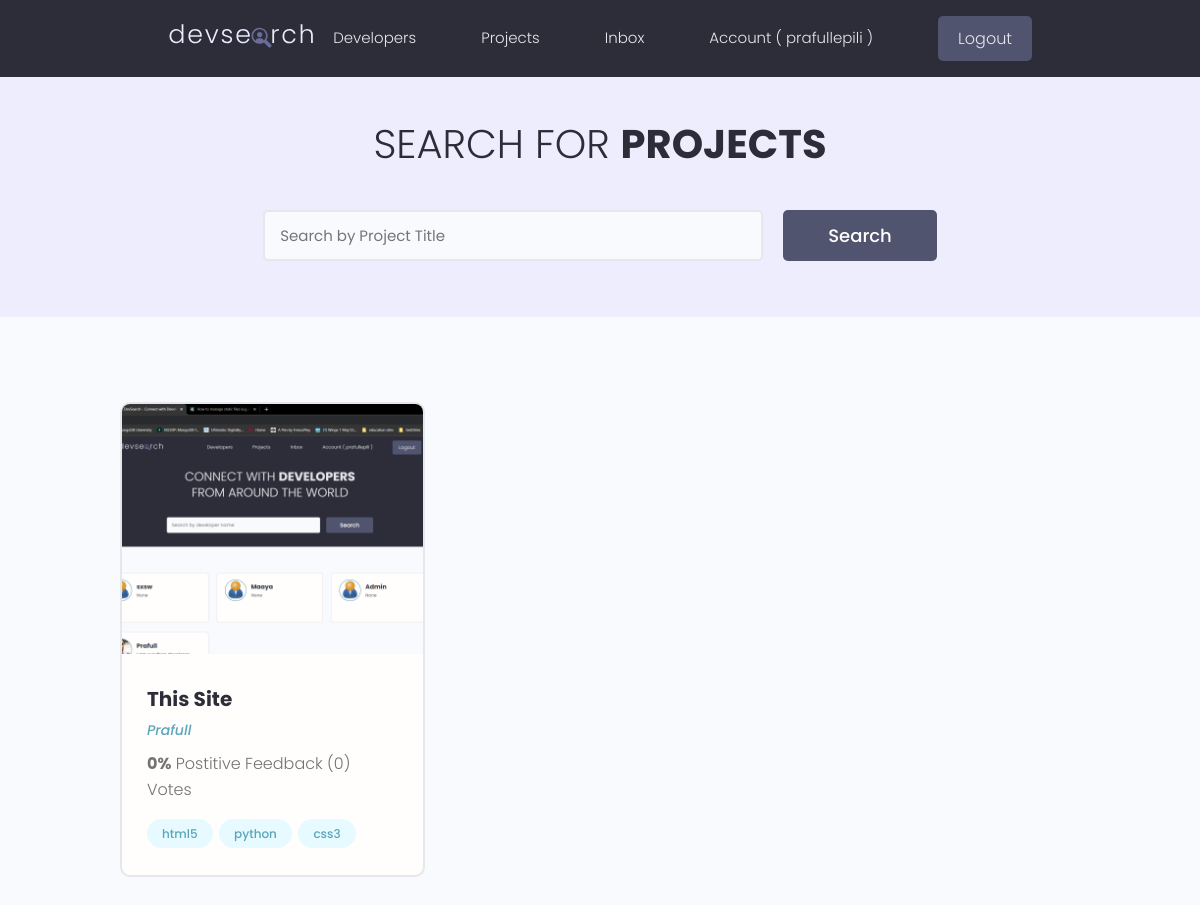
Page /projects/ (signed in) on the committed database.
### projects/models.py (models this page shows, shortened)
class Project(models.Model):
    owner = models.ForeignKey(Profile, null=True, blank=True, on_delete=models.SET_NULL)
    title = models.CharField(max_length=200)
    description = models.TextField(null=True, blank=True)
    featured_image = models.ImageField(null=True,blank=True,default="default.jpg")
    demo_link = models.CharField(max_length=2000,null=True, blank=True)
    source_link = models.CharField(max_length=2000,null=True,blank=True)
    tags = models.ManyToManyField('Tag',blank=True)
    vote_total = models.IntegerField(default=0,null=True,blank=True)
    vote_ratio = models.IntegerField(default=0,null=True,blank=True)
    created = models.DateTimeField(auto_now_add=True)
    id = models.UUIDField(default=uuid.uuid4, unique=True, primary_key=True,editable=False)
    class Meta:
        ordering = ['-vote_ratio','-vote_total','title']
    def imageURL(self):
        if self.featured_image:
            p = os.getcwd()+f"/static{self.featured_image.url}"
            if os.path.isfile(p):
                return self.featured_image.url
            else:
                return f"/images/default.jpg"
        return f"/images/default.jpg"

class Tag(models.Model):
    name = models.CharField(max_length=300)
    created = models.DateTimeField(auto_now_add=True)
    id = models.UUIDField(default=uuid.uuid4, unique=True, primary_key=True,editable=False)
    def __str__(self):
        return self.name

### users/models.py (models this page shows, shortened)
class Profile(models.Model):
    user = models.OneToOneField(User,on_delete=models.SET_NULL,null=True,blank=True)
    name = models.CharField(max_length=200,blank=True, null=True)
    email = models.EmailField(max_length=400,blank=False,null=True)
    bio = models.TextField(blank=True,null=True)
    username = models.CharField(max_length=200,blank=True, null=True)
    location = models.CharField(max_length=200,blank=True, null=True)
    short_intro = models.CharField(max_length=200,blank=True,null=True)
    profile_image = models.ImageField(blank=True,null=True,upload_to='profiles/',default="profiles/user-default.png")
    social_github = models.CharField(max_length=200,blank=True, null=True)
    social_twitter = models.CharField(max_length=200,blank=True, null=True)
    social_linkedin = models.CharField(max_length=200,blank=True, null=True)
    social_youtube = models.CharField(max_length=200,blank=True, null=True)
    social_website = models.CharField(max_length=200,blank=True, null=True)
    created = models.DateTimeField(auto_now_add=True)
    id = models.UUIDField(default=uuid.uuid4, unique=True,primary_key=True, editable=False)
    class Meta:
        ordering = ['-created']

### projects/views.py (the view)
# urls.py: path('projects/',views.getProjects),
def projects(request):
    projects, search_query = searchProjects(request)
    custom_paginator, projects =  paginateProjects(request, projects,6)
    context = {'projects': projects, 'search_query':search_query, 'custom_paginator':custom_paginator}
    if request.user.is_authenticated:
        try:
            new_msg_count = request.user.profile.messages.all().filter(is_read=False).count()
            context['unreadCount'] = new_msg_count
        except:
            context['unreadCount'] = ""
    return render(request,'projects/projects.html',context)

### projects/utils.py (called while the page is built)
def paginateProjects(request, projects, results):
    page = request.GET.get('page')
    paginator = Paginator(projects,results)
    try:
        projects = paginator.page(page)
    except PageNotAnInteger:
        page = 1
        projects = paginator.page(page)
    except EmptyPage:
        page = paginator.num_pages
        projects = paginator.page(page)
    leftIndex = (int(page) - 1)
    if leftIndex < 1:
        leftIndex = 1
    rightIndex = (int(page) + 2)
    if rightIndex > paginator.num_pages:
        rightIndex = paginator.num_pages + 1
    custom_paginator = range(leftIndex,rightIndex)
    return custom_paginator, projects,

def searchProjects(request):
    search_query = ""
    if request.GET.get('search_query'):
        search_query = str(request.GET.get('search_query')).strip(' ')
    tags = Tag.objects.filter(name__icontains=search_query)
    if settings.mongoDB:
        projects = Project.objects.filter(
        Q(title__icontains=search_query) |
        Q(description__icontains=search_query) |
        Q(owner__name__icontains=search_query)
        )
    else:
        projects = Project.objects.distinct().filter(
        Q(title__icontains=search_query) |
        Q(description__icontains=search_query) |
        Q(owner__name__icontains=search_query) |
        Q(tags__in=tags)
        )
    return projects, search_query

### projects/templates/projects/projects.html (shortened to what this page needs)
{% extends 'main.html' %}
{% load static %}
{% block content %}
  <main class="projects">
    <section class="hero-section text-center">
      <div class="container container--narrow">
        <div class="hero-section__box">
          <h2>Search for <span>Projects</span></h2>
        </div>
        <div class="hero-section__search">
          <form id="searchForm" class="form" action="{% url 'projects' %}" method="get">
            <div class="form__field">
              <input class="input input--text" id="formInput#search" type="text" value="{{search_query}}" name="search_query"
                placeholder="Search by Project Title" />
            </div>
            <input class="btn btn--sub btn--lg" type="submit" value="Search" />
          </form>
        </div>
      </div>
    </section>
    <section class="projectsList">
      <div class="container">
        <div class="grid grid--three">
          {% for project in projects %}
            <div class="column">
              <div class="card project">
                <a href="{% url 'project' project.id %}" class="project">
                  <img class="project__thumbnail" src="{% static project.imageURL %}" alt="project thumbnail" />
                  <div class="card__body">
                    <h3 class="project__title">{{project.title}}</h3>
                    <p><a class="project__author" href="{% url 'user-profile' project.owner.id %}">{{project.owner.name}}</a></p>
                    <p class="project--rating">
                      <span style="font-weight: bold;">{{project.vote_ratio}}%</span> Postitive
                      Feedback ({{project.vote_total}}) Vote{{project.vote_total|pluralize:"s"}}
                    </p>
                    <div class="project__tags">
                      {% for tag in project.tags.all|slice:"5" %}
                      <span class="tag tag--pill tag--main">
                        <small>{{tag}}</small>
                      </span>
                      {%endfor%}
                    </div>
                  </div>
                </a>
              </div>
            </div>
          {% endfor %}
        </div>
      </div>
    </section>
  </main>
{% endblock content %}

### templates/navbar.html (shortened to what this page needs)
{% load static %}
<header class="header">
  <div class="container container--narrow" style="hight:auto;">
    <a href="{% url 'profiles' %}" class="header__logo">
      <img src="{% static 'images/logo.svg' %}" alt="DevSearch Logo" />
    </a>
    <nav class="header__nav">
      <ul class="header__menu">
        <li class="header__menuItem"><a href="{% url 'profiles' %}">Developers</a></li>
        <li class="header__menuItem"><a href="{% url 'projects' %}">Projects</a></li>
        {% if request.user.is_authenticated %}
        <li class="header__menuItem"><a href="{% url 'inbox' %}">
            Inbox </a></li>
        {% endif %}
        {% if request.user.is_authenticated %}
        <li class="header__menuItem"><a href="{% url 'account' %}">Account ( {{request.user}} )</a></li>
        <li class="header__menuItem"><a href="{% url 'logout' %}" class="btn btn--sub">Logout</a></li>
        {% else %}
        <li class="header__menuItem"><a href="{% url 'login' %}" class="btn btn--sub">Login/Sign Up</a></li>
        {% endif %}
      </ul>
    </nav>
  </div>
</header>

### static/styles/app.css (style rules this page uses)
:root { --color-sub: #2d2d39; }
.btn--sub { background-color: var(--color-sub-light); }
.card { border: 2px solid var(--color-light); }
img { width: 100%; }
.header { position: sticky; z-index: 111; background-color: var(--color-sub); padding: 1.5rem 0; }
.header>.container { display: flex; justify-content: space-between; align-items: center; }
.header__logo>img { height: 3.8rem; }
.header__nav>ul { display: inline-flex; align-items: center; list-style: none; gap: 6.5rem; }
.header__menuItem>a { color: var(--color-light); font-weight: 300; }
.hero-section { height: 40vh; display: flex; align-items: center; background-color: var(--color-sub); }
.hero-section__box { margin-bottom: 4rem; }
.hero-section__box>h2, .hero-section__box>h2>span { font-size: 4rem; color: var(--color-light); line-height: 1.3; text-transform: uppercase; }
.hero-section__box>h2 { font-weight: 300; }
.hero-section__box>h2>span { font-weight: 700; }
.hero-section__search>.form { display: flex; align-items: center; justify-content: center; gap: 2rem; }
.hero-section__search>.form input.input--text { width: 50rem; }
.project__author { font-size: 1.4rem; font-style: italic; }
.project--rating { margin-bottom: 1em; margin-top: .5em; }
.projects>.hero-section { background: var(--color-sub-lighter); height: 30vh; }
.projects .hero-section__box { margin-bottom: 2.5rem; }
.projects .hero-section__box>h2 { color: var(--color-sub); }
.projects .hero-section__box>h2>span { font-weight: 700; color: var(--color-sub); }
.projectsList { margin-top: 8rem; }
.project__thumbnail { height: 25rem; object-fit: cover; object-position: top center; }
.project__title { font-size: 2rem; font-weight: 700; color: var(--color-sub); }

### static/uikit/styles/modules/_variables.css (style rules this page uses)
:root { --color-main: #5aa5b9; --color-main-light: #e6faff; --color-sub: #3f4156; --color-sub-light: #51546e; --color-sub-lighter: #ededfd; --color-text: #737373; --color-gray: #8b8b8b; --color-light: #e5e7eb; --color-light-gray: #767676; --color-bg: #f8fafd; --color-white: #fffefd; --color-white-light: #f3f3f3; --color-success: #359e64; --color-success-bg: #def8e8; --color-error: #fc4b0b; --color-error-bg: #fff2ee; --font-base: 'Poppins', arial, helvetica, 'Segoe UI', roboto, ubuntu, sans-serif; --font-monospace: 'Fira Code', 'Courier New', courier, monospace; --font-regular: 300; --font-medium: 500; --font-bold: 700; --generic-shadow: 1px 1px 5px #00000010; --generic-transition: all 0.3s ease-in-out; }

### static/uikit/styles/modules/_base.css (style rules this page uses)
* { margin: 0; padding: 0; box-sizing: border-box; text-rendering: optimizeLegibility; color: inherit; font-size: inherit; }
html { font-size: 50%; }
@media only screen and (min-width: 480px) { html { font-size: 56.25%; } }
@media only screen and (min-width: 1200px) { html { font-size: 62.5%; } }
body { line-height: 1.6; font-weight: 400; font-size: 1.5rem; color: var(--color-text); background-color: var(--color-bg); min-height: 100vh; }

### static/uikit/styles/modules/_typography.css (style rules this page uses)
* { font-family: var(--font-base); }
h2 { font-size: 3.6rem; font-weight: var(--font-bold); }
h3 { font-size: 3.2rem; font-weight: var(--font-medium); }
p, span, strong { font-size: 1.6rem; color: var(--color-text); font-weight: var(--font-regular); }
a { padding-bottom: 2px; text-decoration: none; display: inline-block; color: var(--color-main); font-weight: var(--font-medium); }

### static/uikit/styles/modules/_utilities.css (style rules this page uses)
.container { width: 92%; max-width: 165rem; margin: 0 auto; box-sizing: border-box; }
.container--narrow { width: 92%; max-width: 120rem; }
@media screen and (min-width: 1000px) { .container { width: 90%; } }
@media screen and (min-width: 1000px) { .container--narrow { width: 85%; } }
@media screen and (min-width: 1200px) { .container { width: 80%; } }
@media screen and (min-width: 1200px) { .container--narrow { width: 72%; } }
.text-center { text-align: center; }

### static/uikit/styles/modules/_button.css (style rules this page uses)
.btn { display: inline-block; position: relative; cursor: pointer; background-color: var(--color-light); font-weight: var(--font-medium); color: var(--color-sub); text-decoration: none; padding: 1rem 2rem; border-radius: 0.5rem; border: none; width: -webkit-fit-content; width: -moz-fit-content; width: fit-content; height: -webkit-fit-content; height: -moz-fit-content; height: fit-content; font-size: 1.6rem; outline-width: 0; outline-color: transparent; -webkit-backface-visibility: hidden; backface-visibility: hidden; transition: all 0.3s ease-in-out; }
.btn--sub { background-color: var(--color-sub); color: var(--color-white); }
.btn--lg { font-size: 1.8rem; padding: 1.2rem 4.5rem; }

### rows in the picture
Project: featured_image (picture), title "This Site", owner.name "Prafull", vote_ratio "0", vote_total "0"
Tag: name "html5"
Tag: name "python"
Tag: name "css3"

### other values in the picture
{{ request.user }} "prafullepili"
